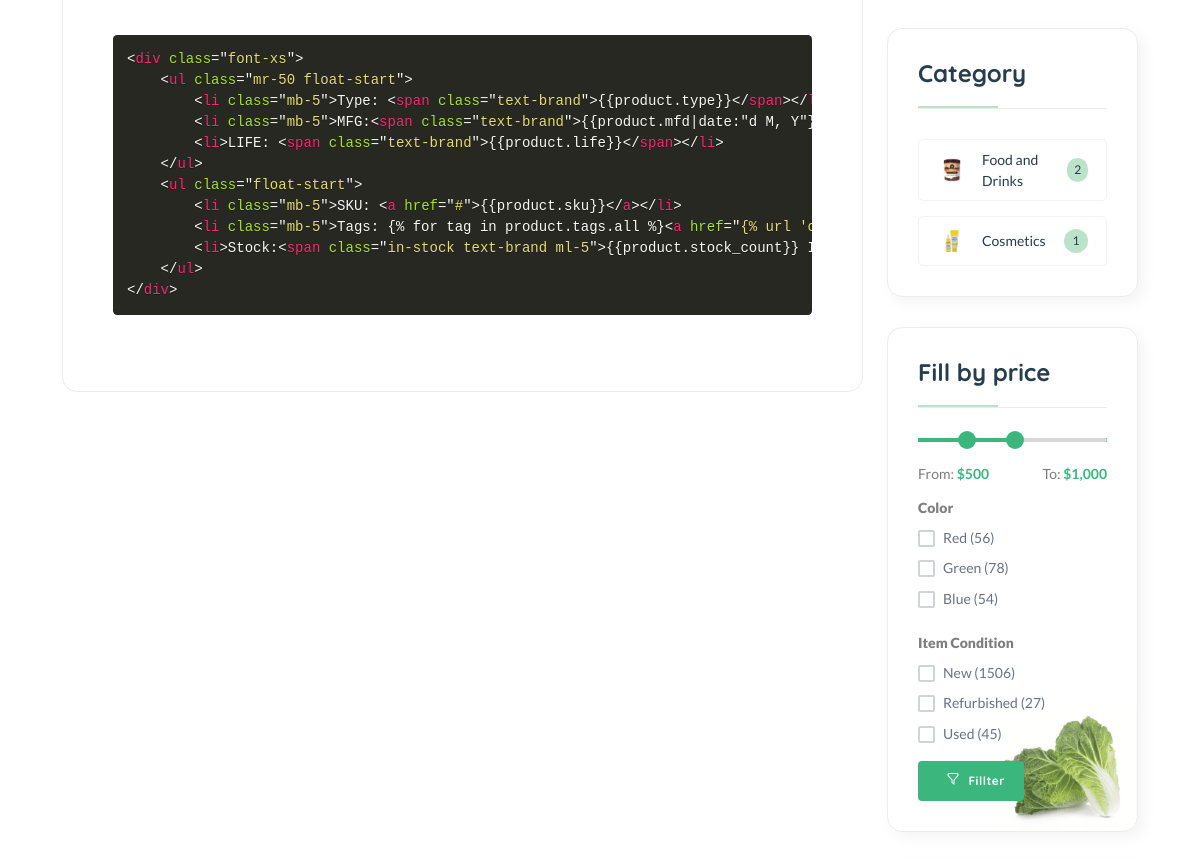
Before: /product/44eed3bhd4/ (middle part) with the older database file.
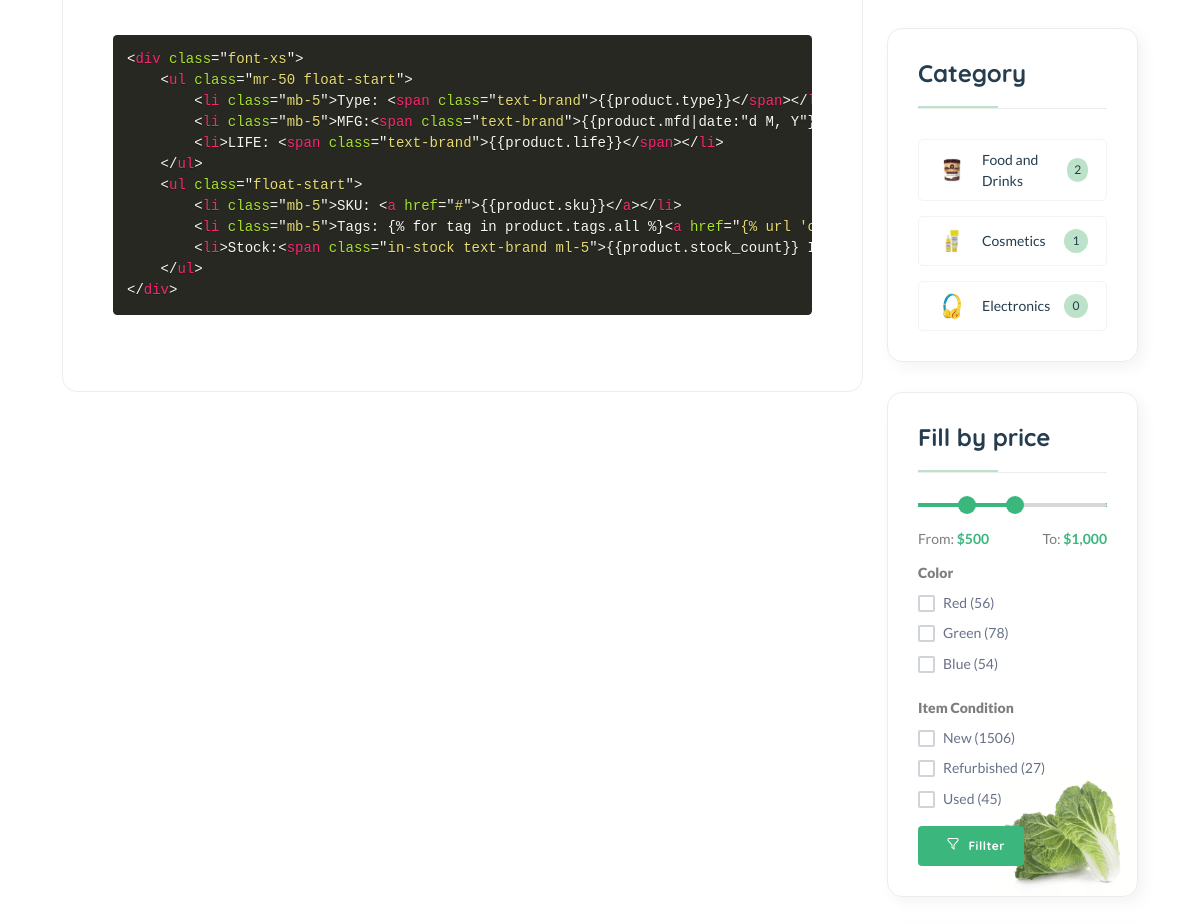
After: the same page with the newer database file.
### core/models.py (models this page shows, shortened)
class Category(models.Model):
    c_id = ShortUUIDField(unique=True,
                          length=10,
                          max_length=20,
                          prefix="cat",
                          alphabet="abcdefgh12345")
    title = models.CharField(max_length = 100, default = "Food and Drinks")# Title, heading
    image = models.ImageField(upload_to="category", default = "category.jpg")
    class Meta:
        verbose_name_plural = "Categories" # Categorys

### core/views.py (the view)
# urls.py: path("product/<p_id>/", product_detail_view, name = "product-detail"),
def product_detail_view(request, p_id):
    product = Product.objects.get(p_id = p_id)
    products = Product.objects.filter(category=product.category).exclude(p_id = p_id).order_by("-date")
    reviews = ProductReview.objects.filter(product=product)
    average_rating = ProductReview.objects.filter(product=product).aggregate(ratings=Avg('ratings'))
    review_form = ProductReviewForms()
    make_review = True
    if request.user.is_authenticated:
        user_review_count = ProductReview.objects.filter(user=request.user, product=product).count()
        if user_review_count > 0:
            make_review = False
    p_images = product.p_images.all()
    context = {
        'product': product,
        'review_form': review_form,
        'average_rating': average_rating,
        'make_review': make_review,
        'p_images': p_images,
        'reviews': reviews,
        'products': products,
    }
    return render(request, "core/product-detail.html", context)

### core/context_processor.py (called while the page is built)
def default(request):
    categories = Category.objects.all()
    vendors = Vendor.objects.all()
    min_max_price = Product.objects.aggregate(Min("price"), Max("price"))
    try:
        address = Address.objects.get(user=request.user)
    except:
        address = None
    return {
        'categories': categories,
        'address': address,
        'vendors': vendors,
        'min_max_price': min_max_price,
    }

### core/models.py (called while the page is built)
    def get_percentage(self):
        new_price = ((self.old_price - self.price) / self.old_price) * 100
        return new_price

### templates/core/product-detail.html (shortened to what the changed rows need)
{% extends 'partials/base.html' %}
{% block content %}
{% load static %}
<link rel="stylesheet" href="//cdnjs.cloudflare.com/ajax/libs/highlight.js/10.0.3/styles/default.min.css">
<link rel="stylesheet" href="{% static 'assets/css/prism.css' %}">
    <main class="main">
        <div class="container mb-30">
            <div class="row">
                <div class="col-xl-11 col-lg-12 m-auto">
                    <div class="row">
                        <div class="col-xl-3 primary-sidebar sticky-sidebar mt-30">
                            <div class="sidebar-widget widget-category-2 mb-30">
                                <ul>
                                    {% for cat in categories %}
                                    <li>
                                        <a href="{% url 'core:category-product-list' cat.c_id %}"> <img src="{{cat.image.url }}" alt="" />{{cat.title}}</a><span class="count">{{cat.category.count}}</span>
                                    </li>
                                    {% endfor %}
                                </ul>
                            </div>
                        </div>
                    </div>
                </div>
            </div>
        </div>
    </main>
{% endblock content %}

Changed rows visible on the page:
added Category: image (picture), title "Electronics", category.count "0"
